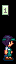

A 2D game scene composited from a Tiled map and its tileset images. What follows is a short description and the map's XML, with each tile layer's data collapsed to a summary:
An orthogonal 1x4 tile map with 16x16 px tiles, 2 tile layers (Buildings, Front), 2 tilesets.

<map version="1.10" tiledversion="1.10.2" orientation="orthogonal" renderorder="right-down" width="1" height="4" tilewidth="16" tileheight="16" infinite="0" nextlayerid="15" nextobjectid="7">
 <tileset firstgid="1" name="JojaCashier_Daena" tilewidth="16" tileheight="16" tilecount="4" columns="2">
  <image source="JojaCashier_Daena.png" width="32" height="32" />
  <tile id="0">
   <animation>
    <frame tileid="0" duration="1000" />
    <frame tileid="0" duration="1000" />
    <frame tileid="1" duration="1000" />
    <frame tileid="0" duration="1000" />
    <frame tileid="0" duration="1000" />
    <frame tileid="0" duration="1000" />
    <frame tileid="0" duration="1000" />
    <frame tileid="1" duration="1000" />
    <frame tileid="1" duration="1000" />
    <frame tileid="1" duration="1000" />
    <frame tileid="0" duration="1000" />
    <frame tileid="0" duration="1000" />
    <frame tileid="0" duration="1000" />
    <frame tileid="0" duration="1000" />
   </animation>
  </tile>
  <tile id="2">
   <animation>
    <frame tileid="2" duration="1000" />
    <frame tileid="2" duration="1000" />
    <frame tileid="3" duration="1000" />
    <frame tileid="2" duration="1000" />
    <frame tileid="2" duration="1000" />
    <frame tileid="2" duration="1000" />
    <frame tileid="2" duration="1000" />
    <frame tileid="3" duration="1000" />
    <frame tileid="3" duration="1000" />
    <frame tileid="3" duration="1000" />
    <frame tileid="2" duration="1000" />
    <frame tileid="2" duration="1000" />
    <frame tileid="2" duration="1000" />
    <frame tileid="2" duration="1000" />
   </animation>
  </tile>
 </tileset>
 <tileset firstgid="5" name="JojaCashier_Lamp" tilewidth="16" tileheight="16" tilecount="1" columns="1">
  <image source="JojaCashier_Lamp.png" width="16" height="16" />
 </tileset>
 <layer id="13" name="Buildings" width="1" height="4">
  <data>[4 cells, 1 non-empty, 1 distinct tile ids]</data>
 </layer>
 <objectgroup id="14" name="Buildings" />
 <layer id="5" name="Front" width="1" height="4">
  <data>[4 cells, 2 non-empty, 2 distinct tile ids]</data>
 </layer>
 <objectgroup id="6" name="Front" />
</map>
